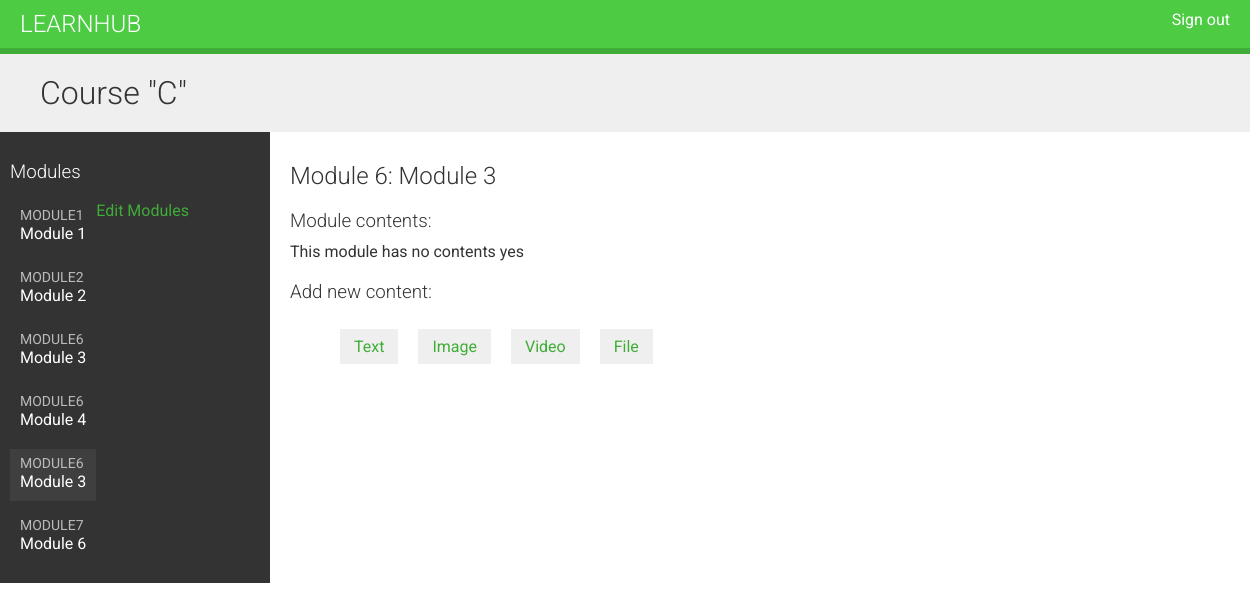
The page /course/module/5/ (signed in) on the database as committed earlier.
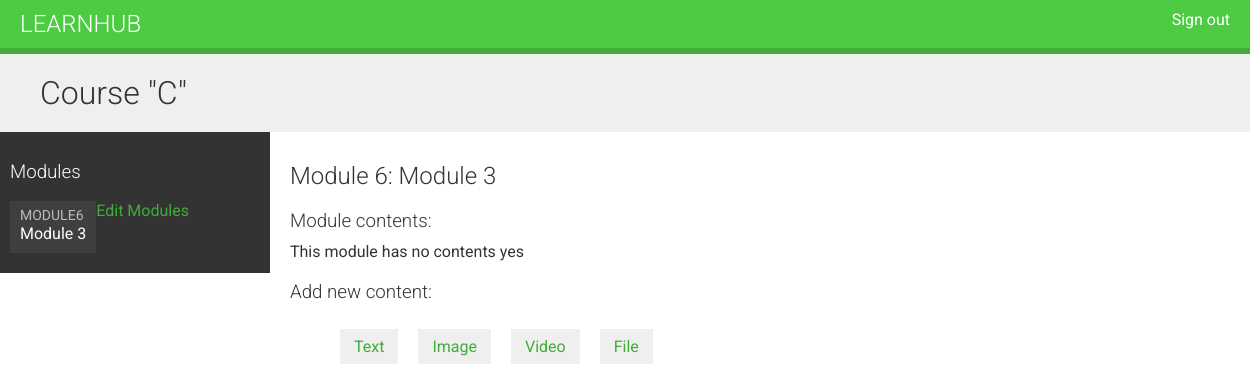
The same page on the database as committed later.
### courses/models.py (models this page shows, shortened)
class Course(models.Model):
    owner = models.ForeignKey(User, related_name='courses_created', on_delete=models.CASCADE)
    subject = models.ForeignKey(Subject, related_name='courses', on_delete=models.CASCADE)
    title = models.CharField(max_length=200)
    slug = models.SlugField(max_length=200, unique=True)
    overview = models.TextField()
    created = models.DateTimeField(auto_now_add=True)
    class Meta:
        ordering = ['-created']

class Module(models.Model):
    course = models.ForeignKey(Course, related_name='modules', on_delete=models.CASCADE)
    title = models.CharField(max_length=200)
    description = models.TextField(blank=True)
    order = OrderField(blank=True, for_fields=['course'])
    class Meta:
        ordering = ['order']

### courses/views.py (the view)
# urls.py: path('module/<int:module_id>/',views.ModuleContentListView.as_view(),name='module_content_list')
class ModuleContentListView(TemplateResponseMixin,View):
    template_name = 'courses/manage/module/content_list.html'
    def get(self, request, module_id):
        module = get_object_or_404(Module,id=module_id,course__owner=request.user)
        return self.render_to_response({'module':module})

### courses/templates/courses/manage/module/content_list.html (shortened to what this page needs)
{% extends "base.html" %}
{% load course %}
{% block content %}
    {% with course=module.course %}
    <h1>Course "{{course.title}}"</h1>
    <div class="contents">
        <h3>Modules</h3>
        <ul id="modules">
           {% for m in course.modules.all %}
           <li data-id="{{m.id}}" {% if m == module %} class="selected" {% endif%}>
               <a href="{% url 'module_content_list' m.id %}">
                   <span>
                       Module<span class="order">{{m.order|add:1}}</span>
                   </span>
                   <br>
                   {{m.title}}
               </a>
           </li>
           {% empty %}
           <li>No Modules yet</li>
           {% endfor%}
        </ul>
        <p><a href="{% url 'course_module_update' course.id %}">Edit Modules</a></p>
    </div>
    <div class="module">
        <h2>Module {{module.order|add:1}}: {{module.title}}</h2>
        <h3>Module contents:</h3>
        <div id="module-contents">
            {% for content in module.contents.all %}
                <div data-id="{{content.id}}">
                    {% with item=content.item %}
                        <p>{{item}} ({{item|model_name}})</p>
                        <a href="{% url 'module_content_update' module.id item|model_name item.id %}">Edit</a>
                        <form action="{% url 'module_content_delete' content.id %}" method="POST">{% csrf_token%}
                            <input type="submit" value="Delete">
                        </form>
                    {% endwith%}
                </div>
            {% empty %}
                <p>This module has no contents yes</p>
            {% endfor%}
        </div>
        <h3>Add new content:</h3>
        <ul class="content-types">
            <li><a href="{% url 'module_content_create' module.id 'text' %}">Text</a></li>
            <li><a href="{% url 'module_content_create' module.id 'image' %}">Image</a></li>
            <li><a href="{% url 'module_content_create' module.id 'video' %}">Video</a></li>
            <li><a href="{% url 'module_content_create' module.id 'file' %}">File</a></li>
        </ul>
    </div>
{% endwith %}
{% endblock%}

### courses/templates/base.html (shortened to what this page needs)
{% load static %}
<!DOCTYPE html>
<html>
<head>
    <link rel="stylesheet" href="{% static 'css/base.css' %}">
</head>
<body>
    <div id='header'>
        <a href="/" class="logo">LearnHub</a>
        <ul class="menu">
            {% if request.user.is_authenticated %}
                <li><a href="{% url 'logout' %}">Sign out</a></li>
            {% else %}
                <li><a href="{% url 'login' %}">Sign in</a></li>
            {% endif %}
        </ul>
    </div>
    <div id="content">
        {% block content %}
        {% endblock %}
    </div>
</body>
</html>

### courses/static/css/base.css (style rules this page uses)
body { margin:0; font-family:'Roboto', sans-serif; font-weight:400; color:#333; }
a { color:#3fad37; text-decoration:none; }
ul { float:left; }
h1, h2, h3, h4, h5, h6 { font-family:'Roboto', sans-serif; font-weight:300; }
h1 { background:#efefef; width:100%; overflow:auto; padding:20px 0 20px 40px; margin:0; }
.module { padding:10px 20px; float:left; width:600px; }
.module h3 { margin:20px 0 0; padding:0; width:100%; }
.module p { margin:10px 0 20px; width:100%; float:left; }
#header { background:#4dcc43; overflow:auto; padding:10px 20px; border-bottom:6px solid #3fad37; }
#header .logo { text-decoration:none; font-family:'Roboto', sans-serif; font-weight:300; text-transform:uppercase; font-size:24px; color:#fff; float:left; }
#header a { color:#fff; }
#header .menu { list-style:none; float:right; margin:0; padding:0; }
.contents { width:20%; padding:10px; float:left; background:#333; color: #fff; font-family:'Roboto', sans-serif; }
.contents ul { list-style:none; margin:0; padding:0; }
.contents ul li { margin:0 0 10px 0; padding:4px 10px 10px; overflow:auto; }
.contents ul li.selected { background:#3f3f3f; }
.contents ul span { text-transform:uppercase; color:#bbb; font-size:14px; }
.contents ul a { display:block; color:#fff; text-decoration:none; }
ul.content-types li { list-style:none; float:left; margin:10px; background:#efefef; padding:8px 14px; }

Rows that differ between the two databases and show on the page:
removed Module: order|add "1", title "Module 1"
removed Module: order|add "2", title "Module 2"
removed Module: order|add "6", title "Module 3"
removed Module: order|add "6", title "Module 4"
removed Module: order|add "7", title "Module 6"
